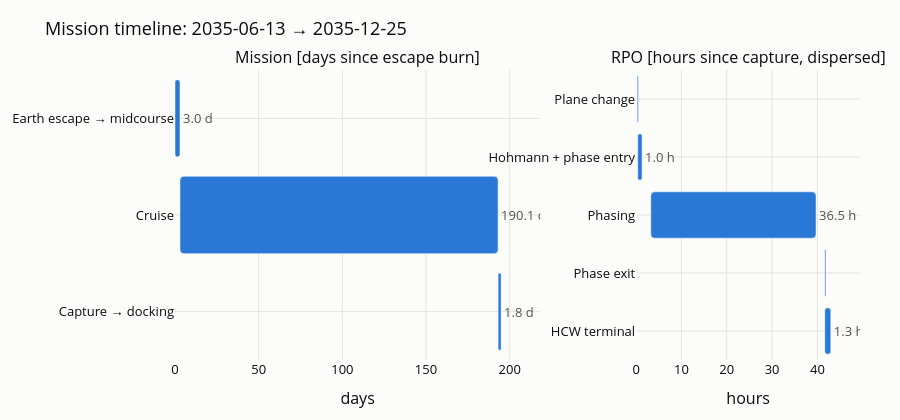

The code cell stored with this chart in its notebook:
### Code cell
# 5. Mission timeline: cruise in days (left), RPO zoomed in hours (right, dispersed case)
from plotly.subplots import make_subplots

t_mid = float(departure["midcourse_epoch_jd"])
cruise_phases = [
    ("Earth escape → midcourse", t_launch, t_mid),
    ("Cruise", t_mid, t_capture),
    (
        "Capture → docking",
        t_capture,
        t_capture + float(rpo[f"{CASES[-1]}_t_dock_s"]) / DAY_TO_SEC,
    ),
]
case_tl = CASES[-1]
b_t, b_names = (
    rpo[f"{case_tl}_burn_t_s"],
    [str(n) for n in rpo[f"{case_tl}_burn_names"]],
)
rpo_phases = []
for label, prefixes in RPO_PHASES:
    ts_ = [t for t, n in zip(b_t, b_names) if n.startswith(prefixes)]
    if ts_:
        rpo_phases.append((label, min(ts_) / HOUR_TO_SEC, max(ts_) / HOUR_TO_SEC))

fig_timeline = make_subplots(
    rows=1,
    cols=2,
    column_widths=[0.62, 0.38],
    horizontal_spacing=0.14,
    subplot_titles=(
        "Mission [days since escape burn]",
        f"RPO [hours since capture, {case_tl}]",
    ),
)
for k, (label, t0, t1) in enumerate(cruise_phases):
    fig_timeline.add_bar(
        y=[label],
        x=[t1 - t0],
        base=[t0 - t_launch],
        orientation="h",
        row=1,
        col=1,
        marker={"color": SLOT[0], "cornerradius": 4},
        showlegend=False,
        text=[f"{t1 - t0:.1f} d"],
        textposition="outside",
        textfont={"color": INK_2},
        hovertemplate=f"{label}<br>day %{{base:.2f}} → {t1 - t_launch:.2f}<extra></extra>",
    )
for label, t0, t1 in rpo_phases:
    width = max(t1 - t0, 0.25)  # single-burn phases still show
    fig_timeline.add_bar(
        y=[label],
        x=[width],
        base=[t0],
        orientation="h",
        row=1,
        col=2,
        marker={"color": SLOT[0], "cornerradius": 4},
        showlegend=False,
        text=[f"{t1 - t0:.1f} h" if t1 - t0 >= 0.5 else ""],
        textposition="outside",
        textfont={"color": INK_2},
        hovertemplate=f"{label}<br>%{{base:.2f}} → {t1:.2f} h<extra></extra>",
    )
style(
    fig_timeline,
    f"Mission timeline: {greg(t_launch - 1)[:10]} → {greg(t_capture)[:10]}",
    height=420,
)
fig_timeline.update_yaxes(autorange="reversed", gridcolor=GRID)
t_end_days = cruise_phases[-1][2] - t_launch
t_end_hours = max(t1 for _, _, t1 in rpo_phases)
fig_timeline.update_xaxes(title="days", range=[0, 1.12 * t_end_days], row=1, col=1)
fig_timeline.update_xaxes(title="hours", range=[0, 1.15 * t_end_hours], row=1, col=2)
fig_timeline.show()

### Figure 1 — Plotly figure (JSON) as saved in the notebook; plotly's stock layout.template omitted (floating-point values rounded to 4 significant figures)
{"data": [{"base": [0], "hovertemplate": "Earth escape → midcourse<br>day %{base:.2f} → 2.98<extra></extra>", "marker": {"color": "#2a78d6", "cornerradius": 4}, "orientation": "h", "showlegend": false, "text": ["3.0 d"], "textfont": {"color": "#52514e"}, "textposition": "outside", "type": "bar", "x": [2.98], "xaxis": "x", "y": ["Earth escape → midcourse"], "yaxis": "y"}, {"base": [2.98], "hovertemplate": "Cruise<br>day %{base:.2f} → 193.08<extra></extra>", "marker": {"color": "#2a78d6", "cornerradius": 4}, "orientation": "h", "showlegend": false, "text": ["190.1 d"], "textfont": {"color": "#52514e"}, "textposition": "outside", "type": "bar", "x": [190.1], "xaxis": "x", "y": ["Cruise"], "yaxis": "y"}, {"base": [193.1], "hovertemplate": "Capture → docking<br>day %{base:.2f} → 194.87<extra></extra>", "marker": {"color": "#2a78d6", "cornerradius": 4}, "orientation": "h", "showlegend": false, "text": ["1.8 d"], "textfont": {"color": "#52514e"}, "textposition": "outside", "type": "bar", "x": [1.79], "xaxis": "x", "y": ["Capture → docking"], "yaxis": "y"}, {"base": [0.2349], "hovertemplate": "Plane change<br>%{base:.2f} → 0.23 h<extra></extra>", "marker": {"color": "#2a78d6", "cornerradius": 4}, "orientation": "h", "showlegend": false, "text": [""], "textfont": {"color": "#52514e"}, "textposition": "outside", "type": "bar", "x": [0.25], "xaxis": "x2", "y": ["Plane change"], "yaxis": "y2"}, {"base": [0.3483], "hovertemplate": "Hohmann + phase entry<br>%{base:.2f} → 1.31 h<extra></extra>", "marker": {"color": "#2a78d6", "cornerradius": 4}, "orientation": "h", "showlegend": false, "text": ["1.0 h"], "textfont": {"color": "#52514e"}, "textposition": "outside", "type": "bar", "x": [0.9662], "xaxis": "x2", "y": ["Hohmann + phase entry"], "yaxis": "y2"}, {"base": [3.229], "hovertemplate": "Phasing<br>%{base:.2f} → 39.70 h<extra></extra>", "marker": {"color": "#2a78d6", "cornerradius": 4}, "orientation": "h", "showlegend": false, "text": ["36.5 h"], "textfont": {"color": "#52514e"}, "textposition": "outside", "type": "bar", "x": [36.47], "xaxis": "x2", "y": ["Phasing"], "yaxis": "y2"}, {"base": [41.62], "hovertemplate": "Phase exit<br>%{base:.2f} → 41.62 h<extra></extra>", "marker": {"color": "#2a78d6", "cornerradius": 4}, "orientation": "h", "showlegend": false, "text": [""], "textfont": {"color": "#52514e"}, "textposition": "outside", "type": "bar", "x": [0.25], "xaxis": "x2", "y": ["Phase exit"], "yaxis": "y2"}, {"base": [41.62], "hovertemplate": "HCW terminal<br>%{base:.2f} → 42.95 h<extra></extra>", "marker": {"color": "#2a78d6", "cornerradius": 4}, "orientation": "h", "showlegend": false, "text": ["1.3 h"], "textfont": {"color": "#52514e"}, "textposition": "outside", "type": "bar", "x": [1.333], "xaxis": "x2", "y": ["HCW terminal"], "yaxis": "y2"}], "layout": {"annotations": [{"font": {"size": 16}, "showarrow": false, "text": "Mission [days since escape burn]", "x": 0.2666, "xanchor": "center", "xref": "paper", "y": 1, "yanchor": "bottom", "yref": "paper"}, {"font": {"size": 16}, "showarrow": false, "text": "RPO [hours since capture, dispersed]", "x": 0.8366, "xanchor": "center", "xref": "paper", "y": 1, "yanchor": "bottom", "yref": "paper"}], "font": {"color": "#0b0b0b", "size": 13}, "height": 420, "legend": {"orientation": "h", "x": 0, "y": -0.15}, "margin": {"b": 60, "l": 70, "r": 40, "t": 70}, "paper_bgcolor": "#fcfcfb", "plot_bgcolor": "#fcfcfb", "title": {"text": "Mission timeline: 2035-06-13 → 2035-12-25"}, "xaxis": {"anchor": "y", "domain": [0, 0.5332], "gridcolor": "#e4e3dd", "range": [0, 218.3], "title": {"text": "days"}, "zeroline": false}, "xaxis2": {"anchor": "y2", "domain": [0.6732, 1], "gridcolor": "#e4e3dd", "range": [0, 49.4], "title": {"text": "hours"}, "zeroline": false}, "yaxis": {"anchor": "x", "autorange": "reversed", "domain": [0, 1], "gridcolor": "#e4e3dd", "zeroline": false}, "yaxis2": {"anchor": "x2", "autorange": "reversed", "domain": [0, 1], "gridcolor": "#e4e3dd", "zeroline": false}}}
